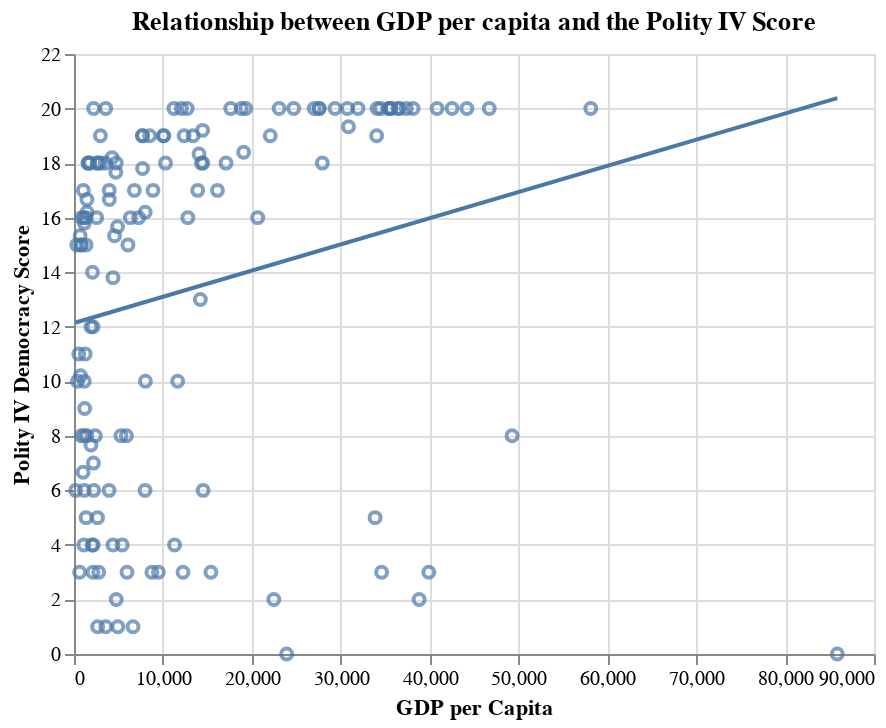

Source (notebook cell):
### Markdown cell above
---
### Exercise 4
Now overlay the linear model you just estimated.

### Code cell
base = (
    alt.Chart(wdi, title="Relationship between GDP per capita and the Polity IV Score")
    .mark_point()
    .encode(
        x=alt.X("gdppcap08", title="GDP per Capita", scale=alt.Scale(zero=False)),
        y=alt.Y("polityIV", title="Polity IV Democracy Score", scale=alt.Scale(zero=False)),
    )
)
fit0 = base.transform_regression(
        "gdppcap08", "polityIV"
    ).mark_line()

text = (alt.Chart(wdi)
    .encode(
        x=alt.X("gdppcap08", scale=alt.Scale(zero=False)),
        y="polityIV",
    )
    .mark_text(size=5))

base + fit0 + text

### Figure 1 — Vega-Lite specification as saved in the notebook (floating-point values rounded to 4 significant figures; data arrays with more than 128 entries replaced by an {"elided": "..."} marker saying what was removed)
{"config": {"view": {"continuousWidth": 400, "continuousHeight": 300}}, "layer": [{"mark": "point", "encoding": {"x": {"type": "quantitative", "field": "gdppcap08", "scale": {"zero": false}, "title": "GDP per Capita"}, "y": {"type": "quantitative", "field": "polityIV", "scale": {"zero": false}, "title": "Polity IV Democracy Score"}}, "title": "Relationship between GDP per capita and the Polity IV Score"}, {"mark": "line", "encoding": {"x": {"type": "quantitative", "field": "gdppcap08", "scale": {"zero": false}, "title": "GDP per Capita"}, "y": {"type": "quantitative", "field": "polityIV", "scale": {"zero": false}, "title": "Polity IV Democracy Score"}}, "title": "Relationship between GDP per capita and the Polity IV Score", "transform": [{"on": "gdppcap08", "regression": "polityIV"}]}, {"mark": {"type": "text", "size": 5}, "encoding": {"x": {"type": "quantitative", "field": "gdppcap08", "scale": {"zero": false}}, "y": {"type": "quantitative", "field": "polityIV"}}}], "data": {"name": "data-50afffcb03ca16fbefb225cc29275795"}, "$schema": "https://vega.github.io/schema/vega-lite/v4.8.1.json", "datasets": {"data-50afffcb03ca16fbefb225cc29275795": {"elided": "145 records"}}}
